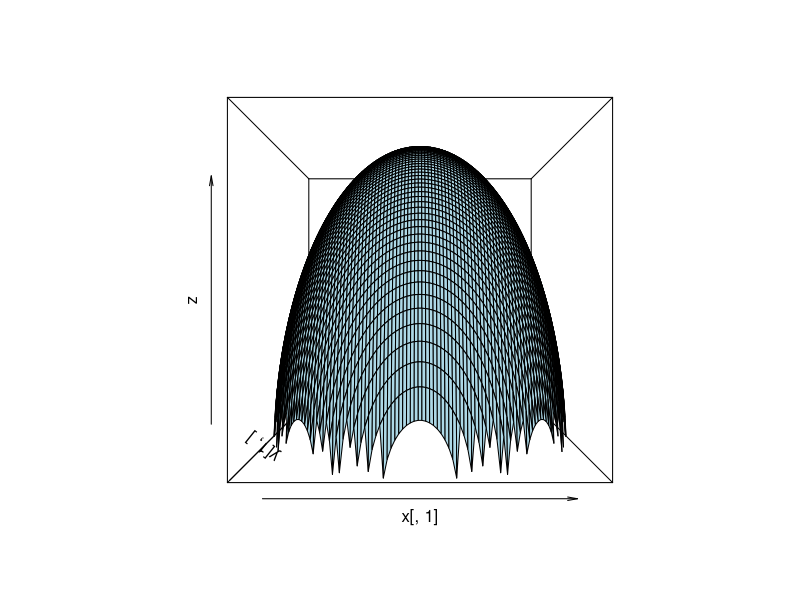
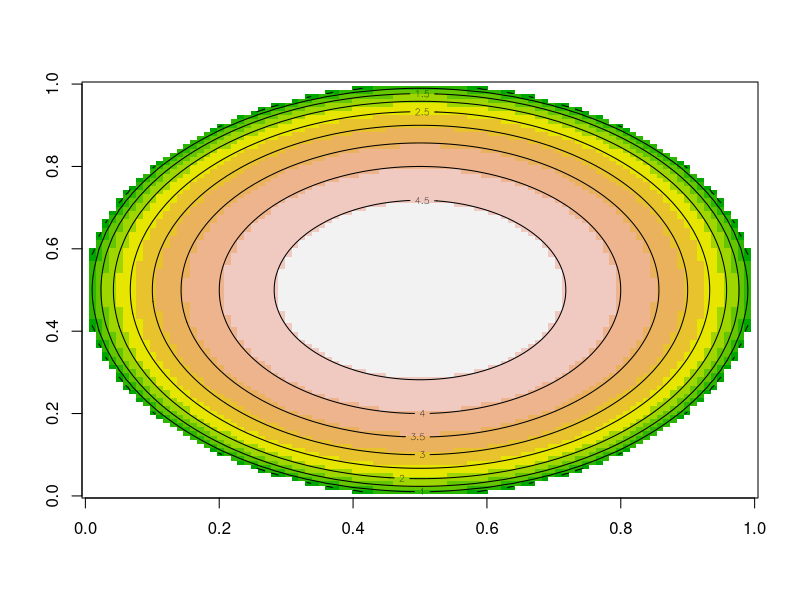
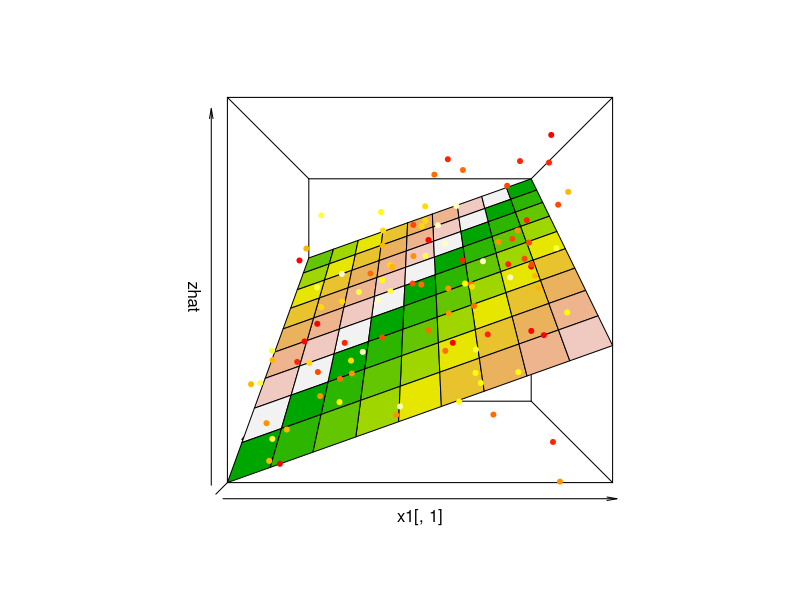

The R script that drew these images, in order:
# Christopher Daigle
# Week11D1 In Class Lab - Contour Lines and 3-D Visualization

# Exercise:

# Draw contour lines of an upper half of a sphere with a radius of 5 and also make image
x <- matrix(rep(seq(-5, 5, length = 100), 100), 100, 100)
y <- t(x)

zsq <- (5^2 - x^2 - y^2)*(5^2 - x^2 - y^2 > 0)
z <- sqrt(zsq)
z[z == 0] <- NA

persp(x[,1], y[1,], z, theta = 0, phi = 0, expand = 1, col = "lightblue")
image(z, col = terrain.colors(10))
contour(z, add = TRUE)

# Run the following regression model and draw a graph in 3-D.
x <- runif(100, min=-1, max=1)
y <- runif(100, min=-1, max=1)
z <- 1 + x + 2 * y + rnorm(100)
reg <- lm(z ~ x + y)
z[z == 0] <- NA

x1 <- matrix(rep(seq(-1, 1, length = 10), 10), 10, 10)
y1 <- t(x1)
zhat <- reg$coefficients[1] + reg$coefficients[2]*x1 + reg$coefficients[3]*y1

surface <- persp(x1[,1], y1[1,], zhat, theta = 0, phi = 0, expand = 1, col = terrain.colors(10))

# Present the observations on this graph showing the points

xy.list <- trans3d(x, y, z, surface)
points(xy.list, pch = 20, col = heat.colors(10))